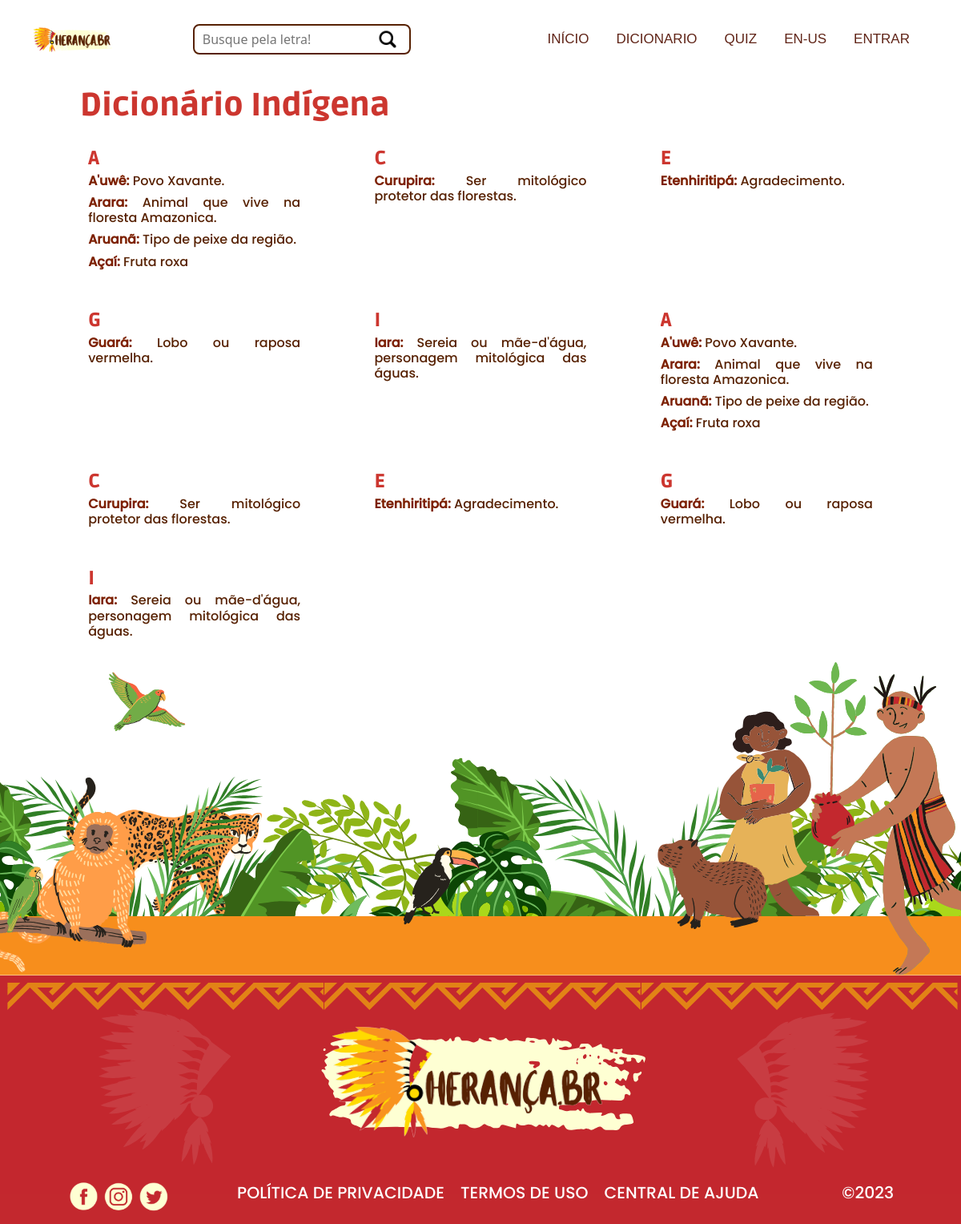
/dict/, run on the app's committed database.
### heranca/models.py (models this page shows, shortened)
class Dict_letter(models.Model):
    letter = models.AutoField(primary_key=True)
    letter_char = models.CharField(_("Letter Char"), max_length=1)
    alphabetical_order = models.IntegerField(_("Alphabetical Order"), default=0, blank=True)
    def get_words(self):
        return self.dict_indigenou_set.all()
    class Meta:
        ordering = ['letter_char']

class Dict_indigenou(models.Model):
    name = models.CharField(_("Name"), max_length=40)
    description = models.CharField(_("Description"), max_length=140)
    letter = models.ForeignKey(Dict_letter, on_delete=models.CASCADE)
    alphabetical_order = models.IntegerField(_("Alphabetical Order"), default=0, blank=True)
    class Meta:
        ordering = ['name']

### heranca/views.py (the view)
# urls.py: path('dict/', views.dict_indigenous, name='dict_indigenous'),
@csrf_protect
def dict_indigenous(request):
    page_title = "Dicionario"
    search_placeholder_text = "Busque pela letra!"
    letters = Dict_letter.objects.order_by('alphabetical_order')
    if request.method == "GET":
        page_title = "GET"
    elif request.method == 'POST':
        search_text = str(request.POST.get('header-search', '')).title()
        print(f'Search: {search_text}')
        search_result = letters.filter(
            Q(letter_char__icontains=search_text))
        letters = search_result
    return render(request, 'heranca/pages/dict.html', {
        'page_title': page_title,
        'letter_detail': False,
        'letters': letters,
        'search_placeholder_text': search_placeholder_text,
        'text_value': '',
    })

### templates/heranca/pages/dict.html (shortened to what this page needs)
{% extends 'base_heranca.html' %}
{% load static %}
{% load i18n %}
    {% block content %}
    <main class="main-width">
        {% if letter_detail %}
            <div class="dict_block_popup">
                <h1 class="dict_letter-popup">{{ letter.letter_char }}</h1>
                {% for indigenous in letter.get_words %}
                    <div class="letter_detail">
                        <div class="dict_word_popup">
                            <h2><b>{{ indigenous.name }}:</b> {{ indigenous.description }}</h2>
                        </div>
                    </div>
                {% endfor %}
            </div>
        {% else %}
            <div class="home_dict_top top-title">
                <h1 class="home_dict_title">Dicionário Indígena</h1>
            </div>
            <div class="home_dict">
                {% for letter in letters %}
                <a href="{% url 'dict_details' letter.letter_char %}" class="dict_block">
                    <h1 class="dict_letter">{{ letter.letter_char }}</h1>
                    {% for indigenous in letter.get_words %}
                    <div class="letter_detail">
                        <div class="dict_word">
                            <h2><b>{{ indigenous.name }}:</b> {{indigenous.description }}</h2>
                        </div>
                    </div>
                    {% endfor %}
                </a>
                {% endfor %}
                {% for letter in letters %}
                <a href="{% url 'dict_details' letter.letter_char %}" class="dict_block">
                    <h1 class="dict_letter">{{ letter.letter_char }}</h1>
                    {% for indigenous in letter.get_words %}
                    <div class="letter_detail">
                        <div class="dict_word">
                            <h2><b>{{ indigenous.name }}:</b> {{indigenous.description }}</h2>
                        </div>
                    </div>
                    {% endfor %}
                </a>
                {% endfor %}
            </div>
        {% endif %}
    </main>
    {% if letter_detail %}
    <section class="img-gratient-detail">
        <div class="bottom-img-popup">
    {% else %}
        <section class="img-gratient">
        <div class="bottom-img">
    {% endif %}
                <img src="{% static 'heranca/images/dict/bottom2.svg' %}" alt="">
            </div>
    </section>
    {% endblock content %}

### templates/base_heranca.html (shortened to what this page needs)
{% load static %}
{% load i18n %}
<!DOCTYPE html>
<html lang="pt-br">
<link rel="stylesheet" href="https://cdnjs.cloudflare.com/ajax/libs/font-awesome/5.15.3/css/all.min.css">
<link rel="stylesheet" href="https://cdnjs.cloudflare.com/ajax/libs/OwlCarousel2/2.3.4/assets/owl.carousel.min.css">
<link rel="stylesheet" href="https://cdnjs.cloudflare.com/ajax/libs/OwlCarousel2/2.3.4/assets/owl.theme.default.min.css">
<link href="https://cdn.jsdelivr.net/npm/bootstrap@5.2.3/dist/css/bootstrap.min.css" rel="stylesheet">
<head>
    <link rel="stylesheet" href="{% static './heranca/css/stylesmatheus.css' %}">
</head>
<body>
    {% include './heranca/partials/header.html' %}
    {% if 'accounts' in request.path %}
        {% block content_auth %}
        {% csrf_token %}
        {% endblock content_auth %}
    {% else %}
        {% block content %}{% endblock content %}
    {% endif %}
    {% include './heranca/partials/footer.html' %}
</body>
</html>

### templates/heranca/partials/sidebar.html (shortened to what this page needs)
{% load static %}
{% load i18n %}

### templates/heranca/partials/header.html (shortened to what this page needs)
{% load static %}
{% load i18n %}
{% if quiz is None %}
<header>
    <img class="header-logo" src="{% static 'heranca/images/logo.png' %}" alt="logo">
    <form id="header-search-form" class="header-form" method="POST">
        <input class="header-search" name="header-search" type="text" placeholder="{% if search_placeholder_text %}{{search_placeholder_text}}
        {% else %}{% trans "Digite a palavra" %}
        {% endif %}"
        value="{{text_value}}">
        <button type="submit" class="search-icon-btn">
            <img class="search-icon" src="{% static 'heranca/images/lupa.png'%}" alt="lupa">
        </button>
    </form>
    <nav class="header-nav">
        <ul class="header-nav-ul">
            <li class="nav-li"><a class="nav-li-links" href="{% url 'index' %}">{% trans "INÍCIO" %}</a></li>
            <li class="nav-li"><a class="nav-li-links" href="{% url 'dict_indigenous' %}">{% trans "DICIONARIO" %}</a></li>
            <li class="nav-li"><a class="nav-li-links"  href="{% url 'quizes:main-view' %}">{% trans "QUIZ" %}</a></li>
            {% if 'en/' in request.path  %}
            <li class="nav-li"><a class="nav-li-links"  href="{% url 'set-language' 'pt-br' %}">{% trans "PT-BR" %}</a></li>
            {% else %}
            <li class="nav-li"><a class="nav-li-links"  href="{% url 'set-language' 'en' %}">{% trans "EN-US" %}</a></li>
            {% endif %}
            {% if user.is_authenticated %}
            <li class="nav-li"><a class="nav-li-links" href="{% url 'account_logout' %}" id="">{% trans "SAIR" %}</a></li>
            {% else %}
            <li class="nav-li"><a class="nav-li-links" href="{% url 'account_login' %}" id="menu-login">{% trans "ENTRAR" %}</a></li>
            {% endif %}
        </ul>
    </nav>
</header>
{% endif %}

### templates/heranca/partials/footer.html
{% load static %}
{% load i18n %}
<footer>
    <div class="footer-img">
        <img src="{% static 'heranca/images/footer-img.svg' %}" alt="footer-img">
    </div>
    <div class="footer-media">
        <div class="footer-media-social">
            <a href="https://www.facebook.com/profile.php?id=100093649415123&mibextid=ZbWKwL"  target="_blank" class="social-img"><img src="{% static 'heranca/images/facebook.png' %}" alt=""></a>
            <a href="https://instagram.com/ifheranca.br?igshid=MjEwN2IyYWYwYw==" target="_blank" class="social-img"><img src="{% static 'heranca/images/instagram.png' %}" alt=""></a>
            <a href="https://twitter.com/BrHeranca81461?t=X0hbDFXeKxIR_7zlz3URFA&s=08" target="_blank" class="social-img"><img src="{% static 'heranca/images/twitter.png' %}" alt=""></a>
        </div>
        <div class="footer-policy">
            <h2 class="footer-policy-text">{% trans "POLÍTICA DE PRIVACIDADE" %}</h2>
            <h2 class="footer-policy-text">{% trans "TERMOS DE USO" %}</h2>
            <h2 class="footer-policy-text">{% trans "CENTRAL DE AJUDA" %}</h2>
        </div>
        <div class="footer-copyright">
            <h2 class="footer-copyright-text">&copy;2023</h2>
        </div>
    </div>
</footer>

### base_static/heranca/css/stylesmatheus.css (style rules this page uses)
* { margin: 0px; padding: 0px; box-sizing: border-box; }
header { background-color: rgb(255, 255, 255); padding: 30px 40px; width: 100%; display: flex; align-items: center; justify-content: space-between; }
.header-logo { display: block; width: 100px; }
.search-icon-btn { background-color: transparent; border: none; position: relative; right: 40px; width: 28px; }
.search-icon { position: relative; right: 3px; width: 28px; }
.header-form { display: flex; align-items: center; width: 400px; }
.header-nav { height: 100%; font-family: ruda; }
.header-nav-ul { font-family: helvetica; display: flex; align-items: center; height: 100%; margin-bottom: 0 !important; }
.nav-li { list-style: none; }
.header-search { font-size: 16px; display: inline; margin: auto; width: 100%; height: 38px; border-radius: 8px; padding-left: 10px; border: 2px solid #572102; }
.nav-li-links { text-align: center; color: #602417; text-decoration: none; display: block; font-size: 17px; padding: 5px 10px; margin: 0 24px 0 0; }
b { color: #7D2102; }
@media (max-width:1235px) { .header-form { width: 300px !important; } }
@media (max-width:1235px) { .nav-li-links { margin: 0 14px 0 0 !important; } }
@media (max-width:1235px) { .footer-media { bottom: 16px !important; } }
@media (max-width:1235px) { .social-img, .social-img >img { width: 40px !important; } }
@media (max-width:1235px) { .footer-policy-text, .footer-copyright-text { font-size: 1.7vw !important; } }
footer { width: 100%; background-color: #C3282E; }
.footer-img { background-color: #C3282E; display: block; width: 100%; height: 100%; }
.footer-img > img { width: 100%; height: 100%; }
.footer-media { display: flex; justify-content: space-evenly; position: relative; bottom: 20px; width: 100%; }
.social-img, .social-img > img { width: 50px; border-radius: 50% !important; }
.footer-policy { display: flex; justify-content: space-evenly; align-items: center; text-align: center; }
.footer-policy-text { font-family: poppins; font-size: 20px; margin-right: 20px; color: white; }
.footer-copyright { display: flex; align-items: center; text-align: center; }
.footer-copyright-text { font-family: poppins; font-size: 20px; color: white; }
.main-width { margin: auto; min-width: 100px; max-width: 1100px; padding: 0 20px; }
.bottom-img, .bottom-img-popup { overflow: hidden; display: flex; justify-content: center; align-items: center; }
.bottom-img-popup img, .bottom-img img { margin: 0 auto; height: 100%; width: calc(100% + 10vh); }
@media (min-height:600px) { .bottom-img, .bottom-img-popup { position: relative !important; } }
.home_dict_top { width: 100%; padding: 10px 30px; }
.top-title, .home_dict_title, .dict_letter, .dict_letter-popup { color: #CC362F; font-family: ruda; }
.dict_letter { margin-bottom: 3px; font-size: x-large; display: flex; align-items: center; }
.dict_word h2 { font-family: poppins; font-weight: 500; font-size: medium; text-align: justify; }
.home_dict { width: 100%; display: grid; grid-template-columns: repeat(auto-fit, minmax(265px,1fr)); gap: 12px; justify-content: space-evenly; align-items: start; justify-items: center; }
.dict_block { text-decoration: none; color: #572102; width: 265px; padding: 10px 0px 20px 0px; overflow-y: hidden; }
.letter_detail { width: 100%; }

### data on the page
Dict_letter: letter_char "A"
Dict_indigenou: name "A'uwê", description "Povo Xavante."
Dict_indigenou: name "Arara", description "Animal que vive na floresta Amazonica."
Dict_indigenou: name "Aruanã", description "Tipo de peixe da região."
Dict_indigenou: name "Açaí", description "Fruta roxa"
Dict_letter: letter_char "C"
Dict_indigenou: name "Curupira", description "Ser mitológico protetor das florestas."
Dict_letter: letter_char "E"
Dict_indigenou: name "Etenhiritipá", description "Agradecimento."
Dict_letter: letter_char "G"
Dict_indigenou: name "Guará", description "Lobo ou raposa vermelha."
Dict_letter: letter_char "I"
Dict_indigenou: name "Iara", description "Sereia ou mãe-d'água, personagem mitológica das águas."
